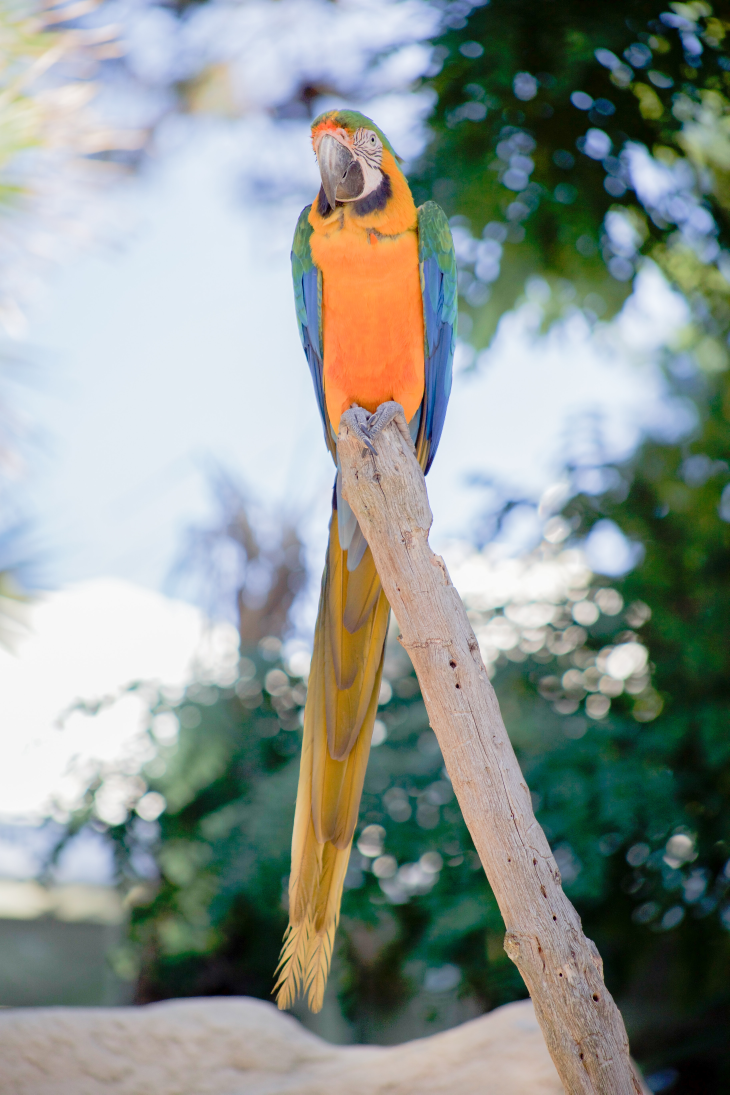
#> input picture pic2/img2.jpg, 3648 x 5472 px (shown at 1/5 size); its folder holds only this picture in this run
$ python py_im_change.py   (older library calls are emulated)
#> lines starting #> are read from the running program, lines starting #| are printed output that depends on the picture
#> the answer given: pic2
#> the answer given: out.png
from PIL import Image
import os
import sys
def change_images(path_dir,save_to,exists):
#> called with path_dir = 'pic2', save_to = 'out.png', exists = False
   if exists==False:
         os.mkdir(save_to)
   images=os.listdir(path)
   for image in images:
      image_clone=image
      image=Image.open(path+"/"+image_clone)
#> image is the input picture: PIL image 3648x5472 RGB; mean R, G, B 141.5, 150.3, 144.5
      if image.size[0]>image.size[1]:
         width=400
         percentage=width/float(image.size[0])
         height=int((float(image.size[1])*float(percentage)))
         img_res=Image.open(path+"/"+image_clone).resize((width,height),Image.ANTIALIAS)
         img_res.save(save_to+"/"+image_clone)
      else:
         height=400
         percentage=height/float(image.size[1])
#> percentage = 0.0731
         width=int((float(image.size[0])*float(percentage)))
#> width = 266
         img_res=Image.open(path+"/"+image_clone).resize((width,height),Image.ANTIALIAS)
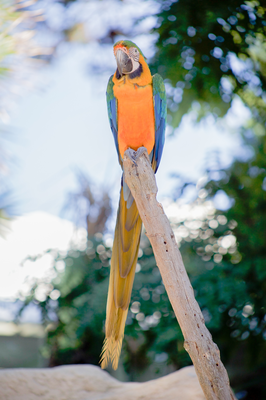
#> img_res: PIL image 266x400 RGB; mean R, G, B 141.5, 150.3, 144.5
         img_res.save(save_to+"/"+image_clone)
         height=400
   print("[***]finished[***]")
path=input("[*]enter the path of the files to change----->>")
save_dir=input("[#]enter the name of the directory the files will be saved to------>>")
if (os.path.exists(save_dir)):
   print("[/**]path already exists do you want to save the files here??--->>")
   d=input()
   if d=='yes':
       change_images(path,save_dir,True)
   else:
      sys.exit()
else:
    change_images(path,save_dir,False)
